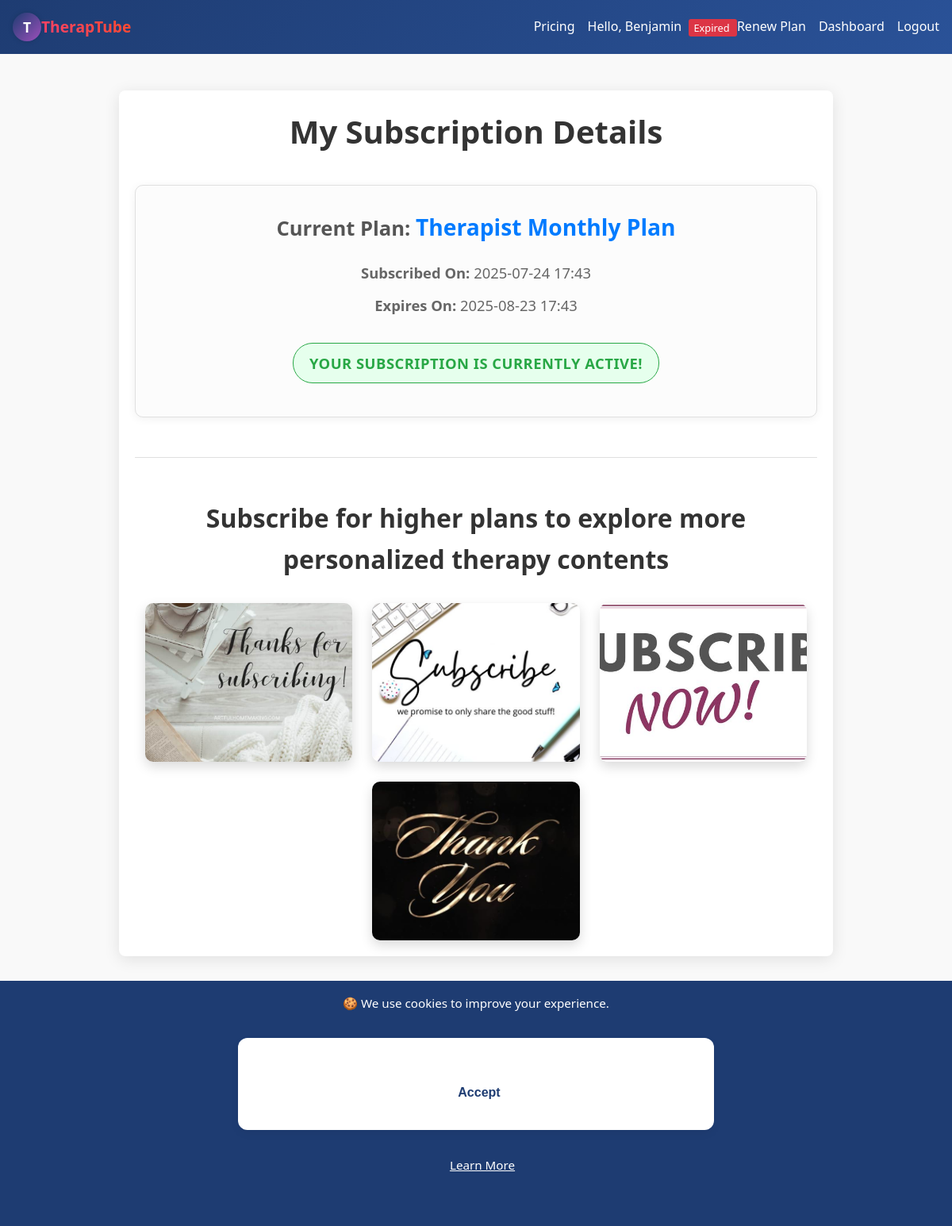
/my_subscription (signed in), run on the app's committed database.
### app.py (models this page shows, shortened)
class User(db.Model, UserMixin):
    id = db.Column(db.Integer, primary_key=True)
    username = db.Column(db.String(80), unique=True, nullable=False)
    email    = db.Column(db.String(120), unique=True)
    invite_code_used = db.Column(db.String(36))
    password_hash = db.Column(db.String(128), nullable=False)
    role = db.Column(db.String(32), nullable=False) # 'client', 'therapist', 'admin', 'caregiver'
    media_uploaded = db.relationship('Media', backref='uploader', lazy=True)
    watch_history = db.relationship('WatchHistory', backref='user', lazy=True)

class Plan(db.Model):
    id = db.Column(db.Integer, primary_key=True)
    name = db.Column(db.String(100), nullable=False, unique=True)
    amount_pesewas = db.Column(db.Integer, nullable=False)
    interval_days = db.Column(db.Integer, nullable=False, default=30)
    is_active = db.Column(db.Boolean, default=True)
    for_role = db.Column(db.String(20), nullable=False, default='client')
    description = db.Column(db.Text, nullable=True) # THIS MUST BE PRESENT

class Subscription(db.Model):
    id = db.Column(db.Integer, primary_key=True)
    user_id = db.Column(db.Integer, db.ForeignKey('user.id'), nullable=False)
    plan_id = db.Column(db.Integer, db.ForeignKey('plan.id'), nullable=False)
    ref = db.Column(db.String(100), nullable=False, unique=True)
    timestamp = db.Column(db.DateTime, default=datetime.utcnow)
    expires_at = db.Column(db.DateTime)
    status = db.Column(db.String(50), default='active') # 'active', 'cancelled', 'expired', etc.
    user = db.relationship('User', backref=db.backref('subscriptions', lazy=True))
    plan = db.relationship('Plan', backref=db.backref('subscriptions_on_plan', lazy=True))

### app.py (the view)
@app.route('/my_subscription')
@login_required # Only logged-in users can see their subscription details
def my_subscription():
    current_utc_year = datetime.now(timezone.utc).year
    if current_user.role in ['client', 'therapist']:
        latest_subscription = Subscription.query.filter_by(user_id=current_user.id)\
                                            .order_by(Subscription.timestamp.desc())\
                                            .first()
        return render_template('my_subscription.html',
                                subscription=latest_subscription, taxonomy=TAXONOMY, current_year=current_utc_year, datetime=datetime)
    else:
        flash("You are not authorized to view this page.", 'danger')
        if current_user.role == 'admin':
            return redirect(url_for('admin_dashboard'))
        else:
            return redirect(url_for('index'))

### app.py (called while the page is built)
@app.context_processor
def inject_global_data():
    has_sub = False
    if current_user.is_authenticated:
        has_sub = has_active_subscription(current_user)
    return {
        'app_version': APP_VERSION,  # Assuming APP_VERSION is defined globally or from config
        'utc_now': datetime.now(timezone.utc),
        'has_active_subscription': has_active_subscription, # Make the function itself available
        'current_user': current_user, # Flask-Login usually injects this, but explicit is fine
        'user_has_active_subscription': has_sub # A boolean flag for simpler checks in templates
    }

@login_manager.user_loader
def load_user(user_id):
    return User.query.get(int(user_id))

def has_active_subscription(user):
    if not user.is_authenticated:
        return False # Unauthenticated users never have an active subscription
    if user.role in ['admin', 'caregiver']:
        return True
    if user.role in ['client', 'therapist']:
        latest_subscription = Subscription.query.join(Plan).filter(
            Subscription.user_id == user.id,
            Subscription.status == 'active', # Ensure status is 'active'
            Plan.for_role == user.role # CRUCIAL: Matches plan's intended role to user's role
        ).order_by(Subscription.expires_at.desc()).first()
        if not latest_subscription:
            return False # No active subscription found for their role
        return latest_subscription.expires_at > datetime.utcnow() # Checks expiry
    return False # Default for any other undefined roles

### templates/my_subscription.html (shortened to what this page needs)
{% extends 'base.html' %}
{% block content %}
<link rel="stylesheet" href="{{ url_for('static', filename='my_subscription.css') }}">
<div class="container my-subscription-page">
    <h1>My Subscription Details</h1>
    {% if subscription %}
    <div class="subscription-details-card">
        <h3>Current Plan: <span class="plan-name">{{ subscription.plan.name }}</span></h3>
        <p><strong>Subscribed On:</strong> {{ subscription.timestamp.strftime('%Y-%m-%d %H:%M') }}</p>
        <p><strong>Expires On:</strong> {{ subscription.expires_at.strftime('%Y-%m-%d %H:%M') }}</p>
        {% if subscription.expires_at < datetime.utcnow() %}
            <p class="status-message expired">Your subscription has expired. Please renew to continue accessing content.</p>
            <a href="{{ url_for('pricing') }}" class="button primary-button">Renew Your Plan</a>
        {% else %}
            <p class="status-message active">Your subscription is currently active!</p>
        {% endif %}
    </div>
    {% else %}
    <div class="no-subscription-card">
        <p>You currently do not have an active subscription.</p>
        <a href="{{ url_for('pricing') }}" class="button primary-button">Browse Plans</a>
    </div>
    {% endif %}
    <hr>
    <div class="fancy-section">
        <h2>Subscribe for higher plans to explore more personalized therapy contents</h2>
        <div class="static-media-gallery">
            <img src="{{ url_for('static', filename='images/subscribe_img1.jpeg') }}" alt="Placeholder Image 1" class="gallery-item">
            <img src="{{ url_for('static', filename='images/subscribe_img2.jpeg') }}" alt="Placeholder Image 2" class="gallery-item">
            <img src="{{ url_for('static', filename='images/subscribe_img3.jpeg') }}" alt="Placeholder Image 3" class="gallery-item">
            <img src="{{ url_for('static', filename='images/subscribe_vid1.jpeg') }}" alt="Placeholder Image 3" class="gallery-item">
        </div>
    </div>
</div>
{% endblock %}

### templates/base.html (shortened to what this page needs)
<!doctype html>
<html lang="en">
<head>
    <link rel="stylesheet" href="{{ url_for('static', filename='style.css') }}">
    <link rel="stylesheet" href="https://cdnjs.cloudflare.com/ajax/libs/font-awesome/6.5.0/css/all.min.css">
</head>
<body>
    <nav class="navbar">
        <div class="nav-brand">
            {% if current_user.is_authenticated %}
                {% if current_user.role == 'client' %}
                    <a href="{{ url_for('client_dashboard') }}">
                        <div class="logo-circle animate-spin">
                            <span class="logo-text">T</span>
                        </div>
                        <span class="brand-text">TherapTube</span>
                    </a>
                {% elif current_user.role == 'therapist' %}
                    <a href="{{ url_for('therapist_dashboard') }}">
                        <div class="logo-circle animate-spin">
                            <span class="logo-text">T</span>
                        </div>
                        <span class="brand-text">TherapTube</span>
                    </a>
                {% endif %}
            {% endif %}
        </div>
        <div class="nav-links">
            <a href="{{ url_for('pricing') }}">Pricing</a>
            {% if current_user.is_authenticated %}
                <span class="user-greet">Hello, {{ current_user.username }}
                    {% if current_user.role in ['client', 'therapist'] %}
                        {% if has_active_subscription(current_user) %}
                            <a href="{{ url_for('my_subscription') }}" class="sub-status active clickable-badge">
                                Subscribed
                            </a>
                        {% else %}
                            <a href="{{ url_for('my_subscription') }}" class="sub-status expired clickable-badge">
                                Expired
                            </a>
                            <a href="{{ url_for('pricing') }}" class="button subscribe-btn">Renew Plan</a>
                        {% endif %}
                    {% endif %}
                </span>
                {% if current_user.role == 'client' %}
                    <a href="{{ url_for('client_dashboard') }}">Dashboard</a>
                    {% if has_active_subscription(current_user) %}
                        <a href="{{ url_for('progress') }}">My Progress</a>
                        <a href="{{ url_for('recent') }}">Recently Watched</a>
                        <form action="{{ url_for('search') }}" method="get" class="search-form">
                            <input type="text" name="q" placeholder="Search…" value="{{ request.args.get('q','') }}">
                            {#
                            <select name="condition" aria-label="Select a condition">
                                <option value="">Condition</option>
                                {% for c in taxonomy.conditions %}
                                    <option value="{{ c }}" {% if request.args.get('condition')==c %}selected{% endif %}>{{ c }}</option>
                                {% endfor %}
                            </select>
                            <select name="otpf_domain" aria-label="Select an OTPF domain">
                                <option value="">Domain</option>
                                {% for d in taxonomy.otpf_domains %}
                                    <option value="{{ d }}" {% if request.args.get('otpf_domain')==d %}selected{% endif %}>{{ d }}</option>
                                {% endfor %}
                            </select>
                            #}
                            <button type="submit" class="search-btn">🔍</button>
                        </form>
                    {% endif %}
                {% elif current_user.role == 'therapist' %}
                    <a href="{{ url_for('therapist_dashboard') }}">Dashboard</a>
                {% endif %}
                <a href="{{ url_for('logout') }}">Logout</a>
            {% else %}
                <a href="{{ url_for('login') }}">Login</a>
                <a href="{{ url_for('register') }}">Register</a>
            {% endif %}
        </div>
    </nav>
    <div class="container">
        {% block content %}{% endblock %}
    </div>
    <footer class="footer sticky-footer">
        <div class="footer-top">
            <span>&copy; {{ current_year }} TherapTube</span>
            <span>Version {{ app_version }}</span>
            <span>Designed by Atom De Legend</span>
            <span>
                <a href="mailto:info@example.com">Contact</a> |
                <a href="{{ url_for('privacy') }}">Privacy</a> |
                <a href="{{ url_for('terms') }}">Terms</a> |
                <a href="{{ url_for('cookies') }}">Cookies</a> |
                <a href="{{ url_for('about') }}">About</a>
            </span>
        </div>
    </footer>
    {% if not request.cookies.get('cookies_accepted') %}
        <div id="cookie-banner" class="cookie-banner">
            🍪 We use cookies to improve your experience.
            <form method="post" action="{{ url_for('accept_cookies') }}" class="cookie-inline-form">
                <button type="submit">Accept</button>
            </form>
            <a href="{{ url_for('cookies') }}">Learn More</a>
        </div>
    {% endif %}
</body>

### static/style.css (style rules this page uses)
:root { --color-primary: #1e3c72; --color-primary-light: #2a5298; --color-accent: #9d50bb; --color-accent-dark: #6e48aa; --color-bg: #f9f9f9; --color-text: #222; --color-white: #fff; --gradient-primary: linear-gradient(135deg, var(--color-primary), var(--color-primary-light)); --gradient-accent: linear-gradient(135deg, var(--color-accent), var(--color-accent-dark)); }
* { margin: 0; padding: 0; box-sizing: border-box; }
body { font-family: 'Segoe UI', sans-serif; background: var(--color-bg); color: var(--color-text); line-height: 1.6; }
a { text-decoration: none; color: var(--color-primary); transition: 0.3s ease; }
.container { max-width: 1200px; margin: auto; padding: 1rem; }
.navbar { background: var(--gradient-primary); padding: 1rem; display: flex; flex-wrap: wrap; align-items: center; justify-content: space-between; position: sticky; top: 0; z-index: 1000; }
.nav-brand { display: flex; align-items: center; gap: 0.5rem; }
.nav-brand a { display: flex; align-items: center; text-decoration: none; color: var(--color-primary); font-size: 1.4rem; font-weight: bold; }
.logo-circle { width: 36px; height: 36px; background: linear-gradient(135deg, var(--color-primary), var(--color-accent)); border-radius: 50%; display: flex; justify-content: center; align-items: center; box-shadow: 0 0 6px rgba(0,0,0,0.15); }
.logo-text { color: #fff; font-weight: bold; font-size: 1.1rem; font-family: 'Segoe UI', sans-serif; }
.animate-spin { animation: slowSpin 6s linear infinite; }
.brand-text { font-weight: bold; font-size: 1.2rem; background: linear-gradient(45deg, #ff416c, #ff4b2b); -webkit-background-clip: text; background-clip: text; -webkit-text-fill-color: transparent; font-family: 'Segoe UI', sans-serif; }
.nav-links { display: flex; flex-wrap: wrap; gap: 1rem; align-items: center; }
.nav-links a, .user-greet { color: var(--color-white); font-weight: 500; }
.footer { background: var(--gradient-accent); color: var(--color-white); text-align: center; padding: 1rem 0; margin-top: 2rem; }
.footer-top span { display: block; margin: 0.3rem 0; }
.footer-top a { color: var(--color-white); font-weight: 500; }
.container { padding-bottom: 120px; }
form { background: var(--color-white); max-width: 600px; margin: 2rem auto; padding: 2rem; border-radius: 12px; box-shadow: 0 4px 12px rgba(0,0,0,0.05); display: flex; flex-direction: column; gap: 1.25rem; }
button[type="submit"] { background: var(--gradient-primary); color: var(--color-white); padding: 0.75rem 1.5rem; border: none; border-radius: 8px; font-weight: bold; font-size: 1rem; cursor: pointer; transition: background 0.3s ease; }
h2 { font-size: 1.4rem; margin-bottom: 1rem; color: #1e3a8a; }
.cookie-banner { position: fixed; bottom: 0; left: 0; width: 100%; height: 20%; background: var(--color-primary); color: #fff; padding: 1rem; text-align: center; z-index: 9999; font-size: 0.95rem; }
.cookie-banner button { margin-left: 0.5rem; margin-top: 1.3rem; background: #fff; color: var(--color-primary); border: none; padding: 0.4rem 0.8rem; border-radius: 4px; cursor: pointer; }
.cookie-banner a { color: #fff; margin-left: 1rem; text-decoration: underline; }

### templates/base.html (style rules this page uses)
.sub-status { font-size: 0.8em; padding: 2px 6px; border-radius: 3px; margin-left: 5px; vertical-align: middle; font-weight: normal; }
.sub-status.expired { background-color: #dc3545; color: white; }

### data on the page
User: username "Benjamin"
Plan: plan.name "Therapist Monthly Plan"
Subscription: timestamp "2025-07-24 17:43", expires_at "2025-08-23 17:43"
